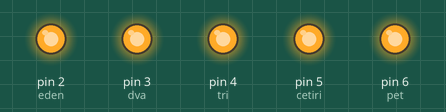
Bench run of a sketch on a simulated Arduino Uno, built with avr-gcc and run on an emulated ATmega328P. Shown: output pins drawn as LEDs (lit = HIGH).

Above: at 0.1 s.
Timing chart, 0 to 1.6 s (numbered marks = the images above):
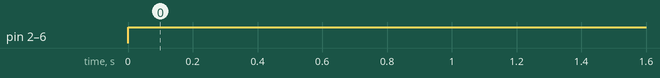

Measured:
- by itself, pin 2 (eden), pin 3 (dva), pin 4 (tri), pin 5 (cetiri), pin 6 (pet): LOW → HIGH at 0.00 s

The sketch:

Paralell_diode.ino
```cpp
#define eden 2
#define dva 3
#define tri 4
#define cetiri 5
#define pet 6


void setup()
{
 pinMode(eden, OUTPUT);
 pinMode(dva, OUTPUT);
 pinMode(tri, OUTPUT);
 pinMode(cetiri, OUTPUT);
 pinMode(pet, OUTPUT);
}

void loop()
{
  digitalWrite(eden,HIGH);
  digitalWrite(dva,HIGH);
  digitalWrite(tri,HIGH);
  digitalWrite(cetiri,HIGH);
  digitalWrite(pet,HIGH);
}
```
